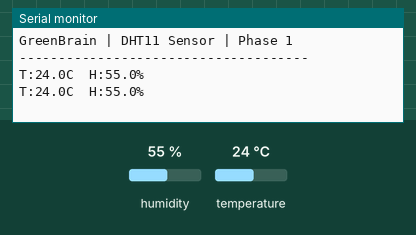
Recording of a program running on a simulated Arduino Nano, built with avr-gcc and run on an emulated ATmega328P. On the bench: the last lines printed to the serial monitor. The inputs (shaded band) are chosen by the test bench; at power-on: humidity 55 %, temperature 24 °C.

Above: at 4.8 s.
4.9 s: humidity set to 22 %
At 7.4 s:
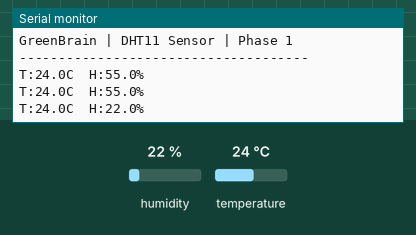
7.9 s: temperature set to 12 °C
At 8.6 s:
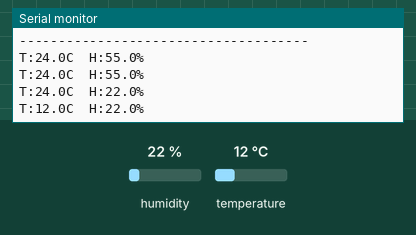
10.9 s: humidity set to 40 %
At 13.4 s:
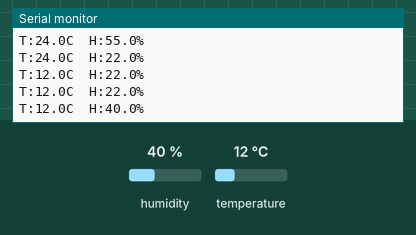
Timing chart, 0 to 14.9 s (numbered marks = the images above; inputs shaded):
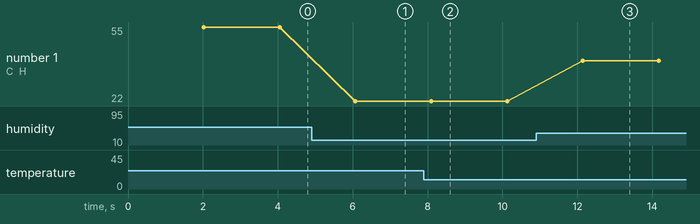

Measured:
- after the input at 4.9 s, the serial monitor: prints a new line after 1.2 s (image 1)
- after the input at 7.9 s, the serial monitor: prints a new line after 0.20 s (image 2)
- after the input at 10.9 s, the serial monitor: prints a new line after 1.2 s (image 3)
- plotted number 1: 55 → 22 after the input at 4.9 s, 22 → 40 after the input at 10.9 s

The program:

main.cpp
```cpp
#include <Arduino.h>
#include <DHT.h>

#define DHT_PIN 4
#define DHT_TYPE DHT11

DHT dht(DHT_PIN, DHT_TYPE);

void setup() {
    Serial.begin(115200);
    dht.begin();
    Serial.println(F("GreenBrain | DHT11 Sensor | Phase 1"));
    Serial.println(F("-------------------------------------"));
}

void loop() {
    delay(2000);

    float humidity = dht.readHumidity();
    float temperature = dht.readTemperature();

    if (isnan(humidity) || isnan(temperature)) {
        Serial.println(F("ERR: DHT11 read failed — check wiring"));
        return;
    }

    Serial.print(F("T:"));
    Serial.print(temperature, 1);
    Serial.print(F("C  H:"));
    Serial.print(humidity, 1);
    Serial.println(F("%"));
}
```
